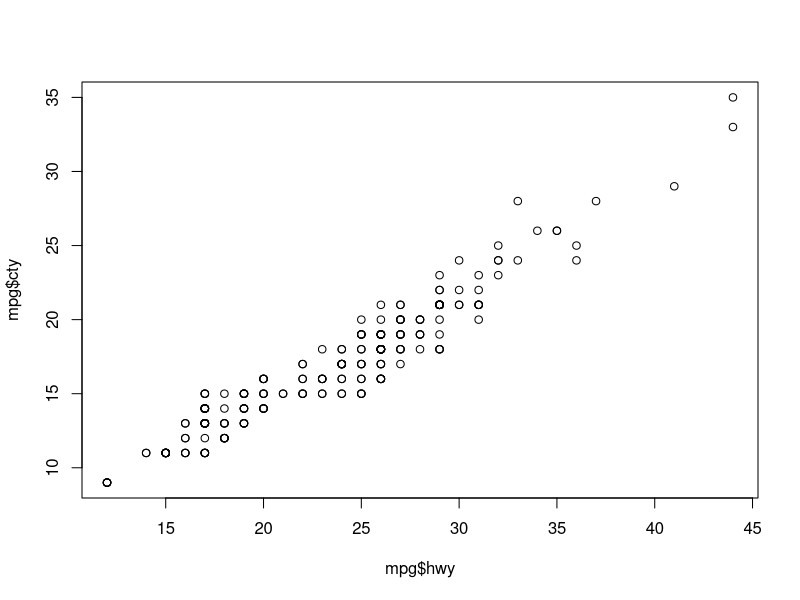
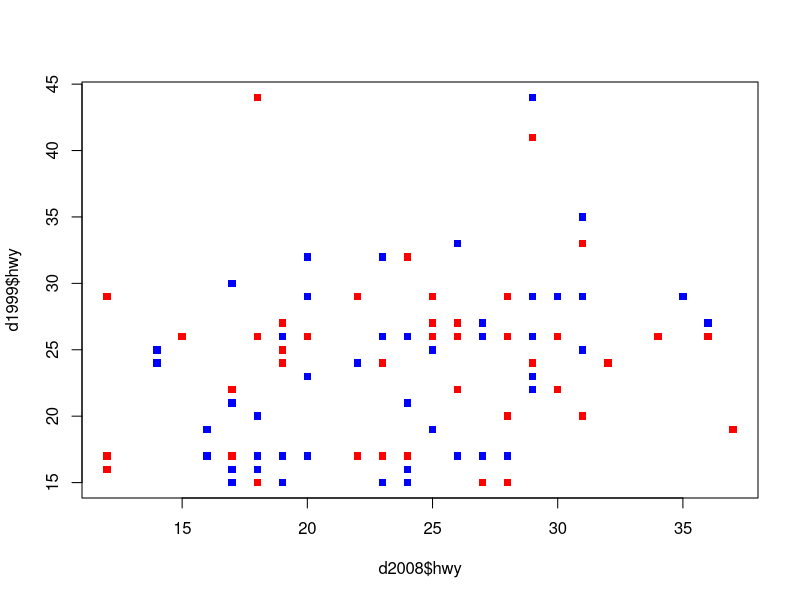
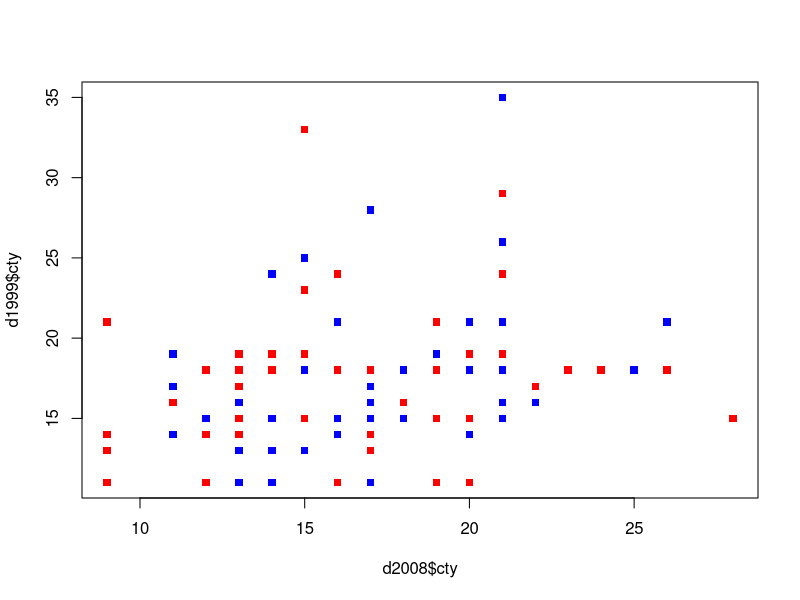
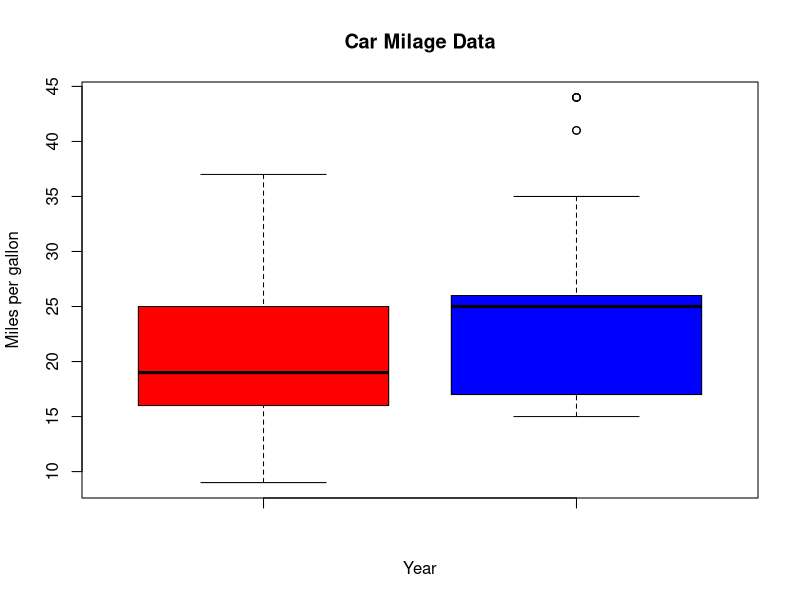

Recreate these plots in R, in order.
## ---- chunk 1
knitr::opts_chunk$set(echo = TRUE)
## ---- chunk 2
a0 <- 1
a0
## ---- chunk 3
  cel <- (1:2)
  cel[1] = (15 -32) *5/9
  cel[2] = (-10-32) * 5/9
  print(cel)
## ---- chunk 4
  vec200 <-(1:200)
  for(i in 1:200){
    if(i%%2!=0){
      vec200[i] = 1;
    }
    else{
      vec200[i]=0;
    }
  }
  print(vec200);
## ---- chunk 5
#need help pls send nudes
  numPerfect <- 0;
  for(i in 1:1001){
    for(j in 1:i){
      if(j*j ==i){
        numPerfect <- numPerfect+1;
      }
    }
  }
  print(numPerfect)
## ---- chunk 6
  library(ggplot2)
## ---- chunk 7
  temp <-mpg[order(mpg$hwy, decreasing = TRUE),]
  top3 <- temp[1:3,]
  print(top3)
## ---- chunk 8
  temp <-subset(mpg, mpg$class == 'compact')
  numCompact = nrow(temp)
  print(numCompact)
## ---- chunk 9
  plot(mpg$hwy, mpg$cty)
## ---- chunk 10
  d2008 <-subset(mpg,mpg$year ==2008)
  d1999 <-subset(mpg,mpg$year ==1999)
  scatter <- c(d2008,d1999)
  plot(d2008$hwy,d1999$hwy,pch =15,col =c("red","blue"))
  plot(d2008$cty,d1999$cty,pch =15,col =c("red","blue"))
  boxplot(c(d2008$hwy, d2008$cty),c(d1999$hwy,d1999$hwy),main ="Car Milage Data",xlab = "Year", ylab = "Miles per gallon",col = c("red","blue")) 
  
